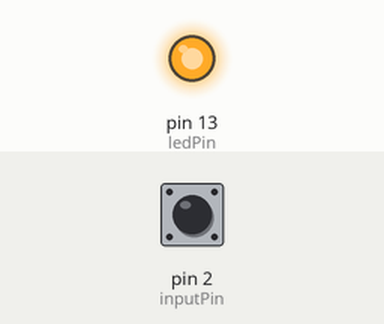
Simulated run of this sketch. Board: Arduino Uno, built with avr-gcc and run on an emulated ATmega328P. Parts: output pins drawn as LEDs (lit = HIGH). The test bench sets the inputs (shaded band); at power-on: pin 2 (inputPin) HIGH.

Above: at 1.2 s.
1.3 s: pin 2 (inputPin) pulled LOW for 0.15 s
At 1.37 s:
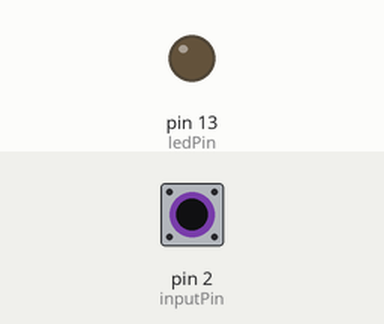
2.9 s: pin 2 (inputPin) pulled LOW for 3.2 s
At 6.9 s:
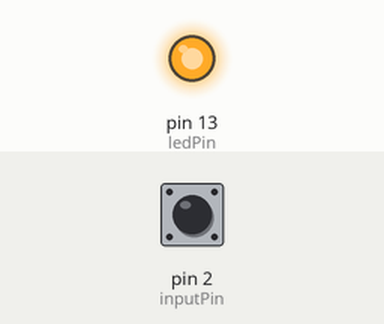
Timing chart, 0 to 8.4 s (numbered marks = the images above; inputs shaded):
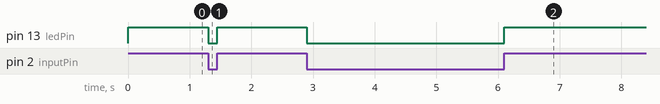

The sketch:

ch5r2.pde
```cpp
/*
  Pullup sketch
  a switch connected to pin 2 lights the LED on pin 13
*/

const int ledPin = 13;          // output pin for the LED
const int inputPin = 2;         // input pin for the switch

void setup() {
  pinMode(ledPin, OUTPUT);
  pinMode(inputPin, INPUT);
  digitalWrite(inputPin,HIGH);  // turn on internal pull-up on the inputPin
}

void loop(){
  int val = digitalRead(inputPin);  // read input value
  if (val == HIGH)                  // check if the input is HIGH
  {
    digitalWrite(ledPin, HIGH);     // turn LED ON
  }
  else
  {
    digitalWrite(ledPin, LOW);      // turn LED OFF
  }
}
```

Measured:
- after the input at 1.3 s, pin 13 (ledPin): HIGH → LOW at once, → HIGH 0.15 s later
- after the input at 2.9 s, pin 13 (ledPin): HIGH → LOW at once, → HIGH 3.2 s later
